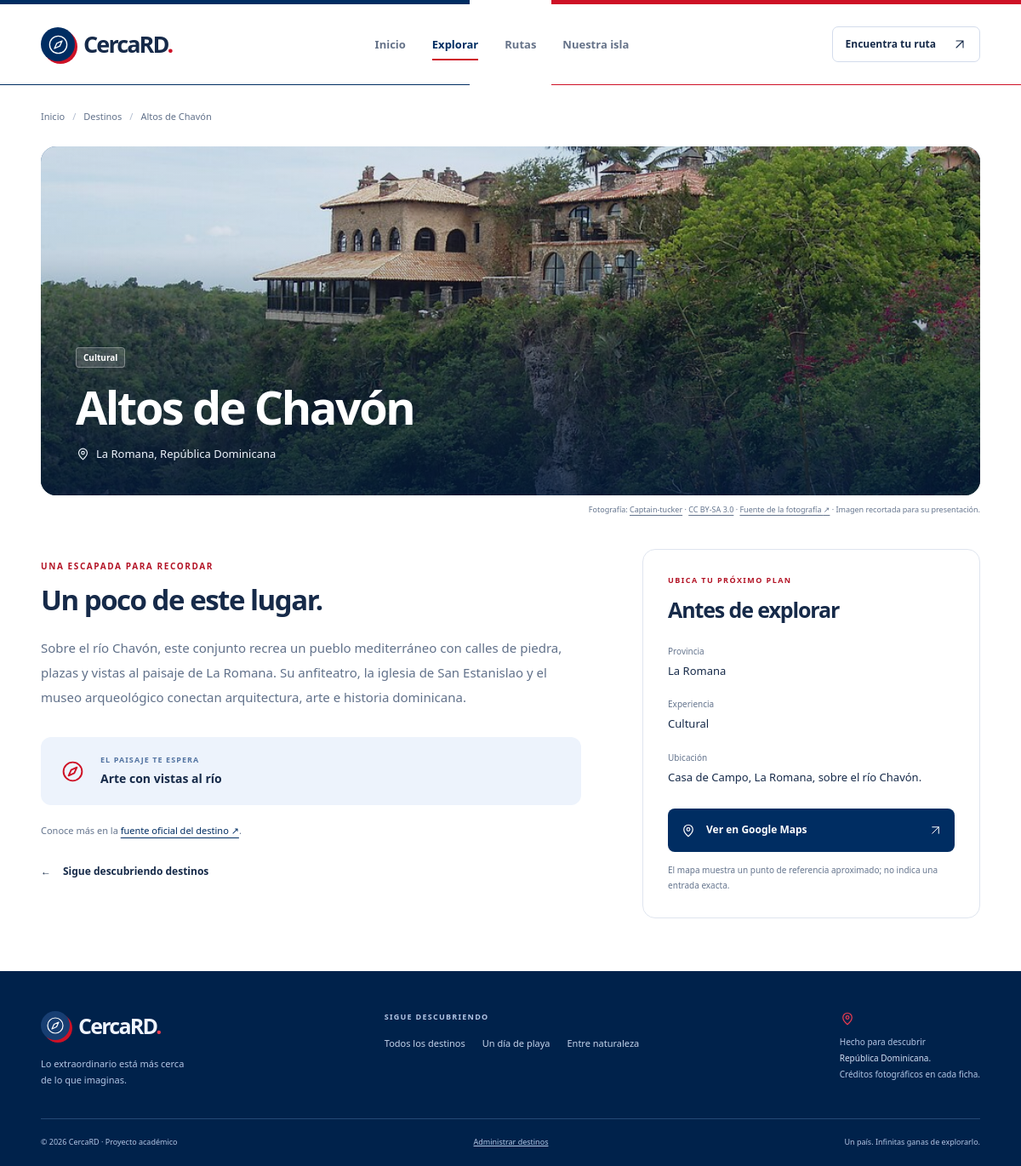
Screenshot of /index.php?vista=detalle&id=106 with the database file from the repository.
### tables this page shows
CREATE TABLE IF NOT EXISTS lugares (
    id INT UNSIGNED NOT NULL AUTO_INCREMENT,
    nombre VARCHAR(150) NOT NULL,
    provincia VARCHAR(100) NOT NULL,
    tipo VARCHAR(50) NOT NULL,
    descripcion TEXT NOT NULL,
    ubicacion VARCHAR(255) NOT NULL,
    latitud DECIMAL(10, 7) NULL DEFAULT NULL,
    longitud DECIMAL(10, 7) NULL DEFAULT NULL,
    activo TINYINT(1) NOT NULL DEFAULT 1,
    created_at TIMESTAMP NOT NULL DEFAULT CURRENT_TIMESTAMP,
    PRIMARY KEY (id)
);

### app/Core/helpers.php (called while the page is built, shortened)
<?php
function e($value): string
{
    return htmlspecialchars((string) $value, ENT_QUOTES | ENT_SUBSTITUTE, 'UTF-8');
}
function base_url(): string
{
    $directory = str_replace('\\', '/', dirname($_SERVER['SCRIPT_NAME'] ?? '/index.php'));
    $segments = array_filter(explode('/', $directory), function (string $segment): bool {
        return $segment !== '' && $segment !== '.';
    });
    return $segments ? '/' . implode('/', array_map(function (string $segment): string {
        return rawurlencode(rawurldecode($segment));
    }, $segments)) : '';
}
function url(array $parameters = []): string
{
    return base_url() . '/index.php' . ($parameters ? '?' . http_build_query($parameters) : '');
}
function asset_url(string $path): string
{
    $directPublicEntry = realpath($_SERVER['SCRIPT_FILENAME'] ?? '') === realpath(PROJECT_ROOT . '/public/index.php');
    return base_url() . ($directPublicEntry ? '/assets/' : '/public/assets/') . ltrim($path, '/');
}
function place_style(string $type): array
{
    $styles = [
        'Playa' => ['cover-playa', '☀'],
        'Río' => ['cover-rio', '≈'],
        'Parque' => ['cover-parque', '❋'],
        'Montaña' => ['cover-montana', '△'],
        'Cultural' => ['cover-cultural', '⌂'],
    ];
    return $styles[$type] ?? ['cover-parque', '◇'];
}
function destination_meta(array $place): array
{
    static $destinations = null;
    if ($destinations === null) {
        $file = PROJECT_ROOT . '/config/destinations.php';
        $destinations = is_file($file) ? require $file : [];
        $localFile = PROJECT_ROOT . '/config/local_destinations.php';
        if (is_file($localFile)) {
            $destinations = array_replace($destinations, require $localFile);
        }
    }
    $defaults = [
        'image' => '',
        'image_alt' => $place['nombre'] ?? 'Paisaje de República Dominicana',
        'photo_author' => '',
        'photo_author_url' => '',
        'photo_license' => '',
        'photo_license_url' => '',
        'photo_source' => '',
        'photo_source_label' => 'Fuente de la fotografía',
        'source_url' => '',
        'highlight' => '',
        'region' => '',
    ];
    $metadata = $destinations[(int) ($place['id'] ?? 0)] ?? [];
    $result = array_replace($defaults, $metadata);
    return $result;
}
function destination_columns(): array
{
    return [
        'imagen' => 'image', 'imagen_alt' => 'image_alt',
        'foto_autor' => 'photo_author', 'foto_autor_url' => 'photo_author_url',
        'foto_fuente' => 'photo_source', 'foto_fuente_label' => 'photo_source_label',
        'foto_licencia' => 'photo_license', 'foto_licencia_url' => 'photo_license_url',
        'fuente_url' => 'source_url', 'destacado' => 'highlight', 'region' => 'region',
    ];
}
function image_url(array $place): string
{
    $metadata = destination_meta($place);
    return $metadata['image'] !== '' ? asset_url($metadata['image']) : '';
}
function maps_url(array $place): ?string
{
    $latitude = $place['latitud'] ?? null;
    $longitude = $place['longitud'] ?? null;
    return 'https://www.google.com/maps/search/?' . http_build_query([
        'api' => 1,
        'query' => $latitude . ',' . $longitude,
    ]);
}
function render(string $view, array $data): void
{
    extract($data, EXTR_SKIP);
    require PROJECT_ROOT . '/app/Views/layout/header.php';
    require PROJECT_ROOT . '/app/Views/' . $view . '.php';
    require PROJECT_ROOT . '/app/Views/layout/footer.php';
}

### public/index.php (called while the page is built, shortened)
<?php
require dirname(__DIR__) . '/app/bootstrap.php';
$page = input_text('vista', 30);
$controller->handle($page === '' ? 'inicio' : $page);

### app/Models/Lugar.php (called while the page is built, shortened)
<?php
final class Lugar
{
    private array $places;
    public function __construct(array $places, bool $demo = false)
    {
        $this->places = $places;
    }
    public static function fromDatabase(PDO $connection): self
    {
        $places = $connection->query(
            'SELECT * FROM lugares WHERE activo = 1 ORDER BY nombre ASC'
        )->fetchAll();
        return new self($places);
    }
    public function find(int $id): ?array
    {
        foreach ($this->places as $place) {
            if ((int) $place['id'] === $id) {
                return $place;
            }
        }
        return null;
    }
}

### app/bootstrap.php (called while the page is built, shortened)
<?php
require PROJECT_ROOT . '/app/Core/helpers.php';
require PROJECT_ROOT . '/app/Models/Lugar.php';
require PROJECT_ROOT . '/app/Controllers/LugarController.php';
try {
    $databaseConfig = require PROJECT_ROOT . '/config/database.php';
    $connection = Database::connect($databaseConfig);
    $model = Lugar::fromDatabase($connection);
} catch (PDOException $exception) {
    error_log('CercaRD: catálogo inicial local; conexión o tabla de MySQL no disponible.');
    $model = new Lugar(require PROJECT_ROOT . '/database/demo.php', true);
}

### app/Views/lugares/detail.php (the view, shortened to what this page needs)
<?php
[$coverClass, $symbol] = place_style($place['tipo']);
$placeMeta = destination_meta($place);
$placeImage = image_url($place);
$mapUrl = maps_url($place);
?>
<div class="container detail-container">
    <nav class="breadcrumb" aria-label="Ruta de navegación"><a href="<?= e(url()) ?>">Inicio</a><span aria-hidden="true">/</span><a href="<?= e(url(['vista' => 'lugares'])) ?>">Destinos</a><span aria-hidden="true">/</span><span aria-current="page"><?= e($place['nombre']) ?></span></nav>
    <figure class="detail-figure" id="foto"><div class="detail-cover <?= e($coverClass) ?> <?= $placeImage !== '' ? 'has-photo' : '' ?>">
        <?php if ($placeImage !== ''): ?><img src="<?= e($placeImage) ?>" alt="<?= e($placeMeta['image_alt']) ?>" fetchpriority="high" decoding="async"><?php else: ?><span class="place-symbol" aria-hidden="true"><?= e($symbol) ?></span><?php endif; ?><div class="detail-shade"></div>
        <div class="detail-heading"><span class="tag"><?= e($place['tipo']) ?></span><h1><?= e($place['nombre']) ?></h1><p><svg class="icon" viewBox="0 0 24 24" aria-hidden="true"><use href="#icon-pin"/></svg><?= e($place['provincia']) ?>, República Dominicana</p></div>
    </div>
        <?php if ($placeImage !== '' && ($placeMeta['photo_source'] !== '' || $placeMeta['photo_author'] !== '' || $placeMeta['photo_license'] !== '')): ?>
            <figcaption class="photo-credit">
                Fotografía: <?php if ($placeMeta['photo_author_url'] !== ''): ?><a href="<?= e($placeMeta['photo_author_url']) ?>" target="_blank" rel="noopener noreferrer"><?= e($placeMeta['photo_author']) ?></a><?php else: ?><?= e($placeMeta['photo_author']) ?><?php endif; ?>
                <?php if ($placeMeta['photo_license'] !== ''): ?> · <?php if ($placeMeta['photo_license_url'] !== ''): ?><a href="<?= e($placeMeta['photo_license_url']) ?>" target="_blank" rel="noopener noreferrer"><?= e($placeMeta['photo_license']) ?></a><?php else: ?><?= e($placeMeta['photo_license']) ?><?php endif; ?><?php endif; ?>
                <?php if ($placeMeta['photo_source'] !== ''): ?> · <a href="<?= e($placeMeta['photo_source']) ?>" target="_blank" rel="noopener noreferrer"><?= e($placeMeta['photo_source_label'] ?: 'Fuente de la fotografía') ?> ↗</a><?php endif; ?> · Imagen recortada para su presentación.
            </figcaption>
        <?php endif; ?>
    </figure>
    <div class="detail-layout"><article class="detail-main"><p class="section-kicker">UNA ESCAPADA PARA RECORDAR</p><section class="detail-section"><h2>Un poco de este lugar.</h2><p><?= e($place['descripcion']) ?></p></section><?php if ($placeMeta['highlight'] !== ''): ?><div class="detail-highlight"><svg class="icon" viewBox="0 0 24 24" aria-hidden="true"><use href="#icon-compass"/></svg><div><span>EL PAISAJE TE ESPERA</span><p><?= e($placeMeta['highlight']) ?></p></div></div><?php endif; ?><?php if ($placeMeta['source_url'] !== ''): ?><p class="destination-source">Conoce más en la <a href="<?= e($placeMeta['source_url']) ?>" target="_blank" rel="noopener noreferrer">fuente oficial del destino ↗</a>.</p><?php endif; ?><a class="text-link detail-back" href="<?= e(url(['vista' => 'lugares'])) ?>"><span aria-hidden="true">←</span> Sigue descubriendo destinos</a></article>
        <aside class="detail-aside" aria-label="Información del destino"><p class="section-kicker">UBICA TU PRÓXIMO PLAN</p><h2>Antes de explorar</h2><dl class="detail-facts"><dt>Provincia</dt><dd><?= e($place['provincia']) ?></dd><dt>Experiencia</dt><dd><?= e($place['tipo']) ?></dd><dt>Ubicación</dt><dd><?= e($place['ubicacion']) ?></dd></dl><?php if ($mapUrl !== null): ?><a class="button button-primary" href="<?= e($mapUrl) ?>" target="_blank" rel="noopener noreferrer"><svg class="icon" viewBox="0 0 24 24" aria-hidden="true"><use href="#icon-pin"/></svg> Ver en Google Maps <svg class="icon" viewBox="0 0 24 24" aria-hidden="true"><use href="#icon-arrow-up"/></svg></a><p class="map-note">El mapa muestra un punto de referencia aproximado; no indica una entrada exacta.</p><?php else: ?><p class="notice">Consulta la fuente oficial para conocer el acceso al destino.</p><?php endif; ?></aside>
    </div>
</div>

### rows the page displays
lugares: nombre "Altos de Chavón", tipo "Cultural", provincia "La Romana", nombre+id "Captain-tucker", nombre+id "CC BY-SA 3.0", nombre+id "Fuente de la fotografía", descripcion "Sobre el río Chavón, este conjunto recrea un pueblo mediterráneo con calles de piedra, plazas y vistas al paisaje de La Romana. Su anfiteatro, la iglesia de San Estanislao y el museo arqueológico conectan arquitectura, arte e historia dominicana.", nombre+id "Arte con vistas al río", ubicacion "Casa de Campo, La Romana, sobre el río Chavón."

### other values shown
$app['nombre'] "CercaRD"
